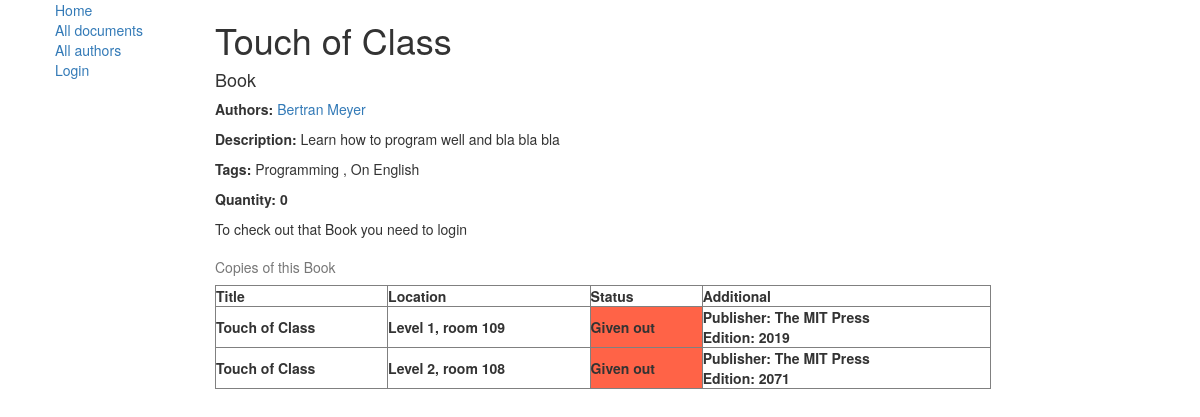
/library/document/1, run on the app's committed database.
### library/models.py (models this page shows, shortened)
class Document(models.Model):
    title = models.CharField(max_length=100)
    authors = models.ManyToManyField('Author', help_text='Select authors')
    description = models.TextField(max_length=1000, help_text="Enter a description of the document")
    type = models.ForeignKey('DocType', on_delete=models.SET_NULL, null=True, blank=True)
    tags = models.ManyToManyField('Tag', help_text="Select tags")
    last_quantity = models.IntegerField(
        help_text='This field is used for storing quantity after recalculation. DO NOT USE IT, use quantity() instead!',
        null=True)
    bestseller = models.BooleanField(default=False)
    quantity_synced = models.BooleanField(default=False)
    is_reference = models.BooleanField(default=False, help_text="Reference materials can not be borrowed.")
    def quantity(self) -> int:
        if not self.quantity_synced:
            n = len(DocumentInstance.objects.filter(document_id=self.id, status='a'))
            self.last_quantity = n
            self.quantity_synced = True
            self.save()
        else:
            n = self.last_quantity
        return n

class DocType(models.Model):
    name = models.CharField(max_length=50, help_text="Document type name")
    fields = models.CharField(max_length=1000, blank=True,
                              help_text="Fields labels separated with semicolon. Max: 5")
    max_days = models.IntegerField(help_text='Maximum days for loan in regular case', null=True)
    max_days_bestseller = models.IntegerField(help_text='Maximum days for loan if document is bestseller', null=True)
    max_days_privileges = models.IntegerField(help_text='Maximum days for loan for privileged patrons', null=True)
    class Meta:
        verbose_name = "Document Type"
        verbose_name_plural = "Documents' Types"
    def __str__(self):
        return self.name

class Author(models.Model):
    first_name = models.CharField(max_length=100)
    last_name = models.CharField(max_length=100)
    date_born = models.DateField(null=True, blank=True)
    date_died = models.DateField('Died', null=True, blank=True)
    def get_absolute_url(self):
        return reverse('author-detail', args=[str(self.id)])

class Tag(models.Model):
    caption = models.CharField(max_length=100, blank=True)
    def __str__(self):
        return self.caption

class DocumentInstance(models.Model):
    id = models.UUIDField(primary_key=True, default=uuid.uuid4,
                          help_text="Unique document ID")
    document = models.ForeignKey('Document', on_delete=models.CASCADE, null=True)
    due_back = models.DateField(null=True, blank=True)
    DOCUMENT_STATUS = (
        ('a', 'Available'),
        ('g', 'Given out'),
        ('r', 'Reserved'),
        ('m', 'Maintenance')
    )
    status = models.CharField(max_length=1, choices=DOCUMENT_STATUS, blank=True, default='d')
    location = models.ForeignKey('LibraryLocation', on_delete=models.SET_NULL, null=True, blank=True)
    price = models.FloatField(help_text='Price in RUB', null=True)
    holder = models.ForeignKey(User, on_delete=models.SET_NULL, null=True, blank=True)
    additional_field1 = models.CharField(max_length=500, blank=True)
    additional_field2 = models.CharField(max_length=500, blank=True)
    additional_field3 = models.CharField(max_length=500, blank=True)
    additional_field4 = models.CharField(max_length=500, blank=True)
    additional_field5 = models.CharField(max_length=500, blank=True)
    class Meta:
        ordering = ["due_back"]

class LibraryLocation(models.Model):
    room = models.IntegerField(help_text='Room in library', null=True)
    level = models.IntegerField(help_text='Level in library', null=True)

### library/views.py (the view)
# urls.py: url(r'^document/(?P<id>\d+)$', views.get_document_detail, name='document-detail'),
def get_document_detail(request, id):
    user = auth.get_user(request)
    document = Document.objects.get(id=id)
    additional = document.type.fields.split(sep=";")
    copy_list = DocumentInstance.objects.filter(document_id=id)
    if user.is_authenticated:
        wished = WishList.objects.filter(user_id=user.id, document_id=document.id)
        ordered = RecordsLog.objects.filter(user=user, document=document)
        return render(request, 'library/document_detail.html',
                      context={'ordered': ordered,
                               'wished': wished,
                               "document": document,
                               "additional": additional,
                               "copy_list": copy_list})
    else:
        return render(request, 'library/document_detail.html',
                      context={"document": document, "additional": additional,
                               "copy_list": copy_list})

### library/templates/library/document_detail.html (shortened to what this page needs)
{% extends "base_generic.html" %}
{% block content %}
    <head>
    </head>
    <h1>{{ document.title }}</h1>
    <h4>{{ document.type }}</h4>
    <p><strong>Authors:</strong> <a href=""></a>
        {% for author in document.authors.all %}
            <a href="{{ author.get_absolute_url }}">{{ author.first_name }} {{ author.last_name }}</a>
        {% endfor %}</p>
    <p><strong>Description:</strong> {{ document.description }}
    <p><strong>Tags:</strong>
        {% for tag in document.tags.all %}
            {{ tag }}
            {% if not forloop.last %},{% endif %}
        {% endfor %}
    <p><strong>Quantity: {{ document.quantity }}</strong>
    {% if not user.is_authenticated and copy_list %}
        <p>To check out that {{ document.type }} you need to login</p>
    {% elif not copy_list %}
        <p class="redtext">There are no copies in the library yet</p>
    {% endif %}
    {% if copy_list and not document.is_reference %}
        <table border="1" align="left" width="80%">
            <caption>Copies of this {{ document.type }}</caption>
            <tr>
                <th> Title</th>
                <th> Location</th>
                <th> Status</th>
                <th> Additional</th>
            </tr>
            {% for copy in copy_list %}
                <tr>
                    <th>{{ copy.document.title }}</th>
                    <th><strong>Level </strong> {{ copy.location.level }},
                        <strong>room </strong> {{ copy.location.room }}
                    </th>
                    {% if copy.status == 'a' %}
                        {% if user.is_authenticated %}
                            {% if wished %}
                                <th bgcolor="#90ee90" title="You cannot reserve another one copy">
                                    In library
                                </th>
                            {% else %}
                                <th bgcolor="#90ee90" title="Book this document now!">
                                    <a href="{% url 'order-document' copy_id=copy.id %}"> Available for booking</a>
                                </th>
                            {% endif %}
                        {% else %}
                            <th bgcolor="#90ee90">
                                In library
                            </th>
                        {% endif %}
                    {% elif copy.status == 'g' %}
                        <th bgcolor="#ff6347" title="Will be available on {{ copy.due_back }}">
                            Given out
                        </th>
                    {% else %}
                        <th bgcolor="#fffff0">
                            Maintenance
                        </th>
                    {% endif %}
                    <th>
                        {% for a in additional %}
                            {% if forloop.counter == 1 %}
                                <div><strong>{{ a }}: </strong> {{ copy.additional_field1 }} </div>
                            {% elif forloop.counter == 2 %}
                                <div><strong>{{ a }}: </strong> {{ copy.additional_field2 }} </div>
                            {% elif forloop.counter == 3 %}
                                <div><strong>{{ a }}: </strong> {{ copy.additional_field3 }} </div>
                            {% elif forloop.counter == 4 %}
                                <div><strong>{{ a }}: </strong> {{ copy.additional_field4 }} </div>
                            {% elif forloop.counter == 5 %}
                                <div><strong>{{ a }}: </strong> {{ copy.additional_field5 }} </div>
                            {% endif %}
                        {% endfor %}
                    </th>
                </tr>
            {% endfor %}
        </table>
    {% endif %}
{% endblock %}

### data on the page
Document: title "Touch of Class", type "Book", description "Learn how to program well and bla bla bla", quantity "0"
Author: first_name "Bertran", last_name "Meyer"
Tag: caption "Programming"
Tag: caption "On English"
DocumentInstance: document "Touch of Class", location.level "1", location.room "109", additional "Publisher", additional_field1 "The MIT Press", additional "Edition", additional_field2 "2019"
DocumentInstance: document "Touch of Class", location.level "2", location.room "108", additional "Publisher", additional_field1 "The MIT Press", additional "Edition", additional_field2 "2071"
